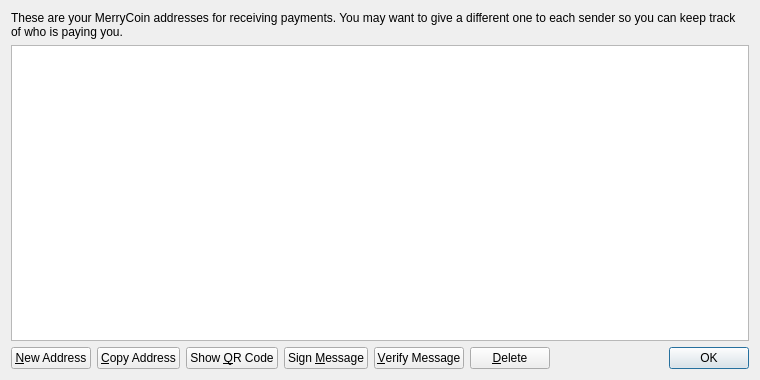
<?xml version="1.0" encoding="UTF-8"?>
<ui version="4.0">
 <class>AddressBookPage</class>
 <widget class="QWidget" name="AddressBookPage">
  <property name="geometry">
   <rect>
    <x>0</x>
    <y>0</y>
    <width>760</width>
    <height>380</height>
   </rect>
  </property>
  <property name="windowTitle">
   <string>Address Book</string>
  </property>
  <layout class="QVBoxLayout" name="verticalLayout">
   <item>
    <widget class="QLabel" name="labelExplanation">
     <property name="text">
      <string>These are your MerryCoin addresses for receiving payments. You may want to give a different one to each sender so you can keep track of who is paying you.</string>
     </property>
     <property name="textFormat">
      <enum>Qt::PlainText</enum>
     </property>
     <property name="wordWrap">
      <bool>true</bool>
     </property>
    </widget>
   </item>
   <item>
    <widget class="QTableView" name="tableView">
     <property name="contextMenuPolicy">
      <enum>Qt::CustomContextMenu</enum>
     </property>
     <property name="toolTip">
      <string>Double-click to edit address or label</string>
     </property>
     <property name="tabKeyNavigation">
      <bool>false</bool>
     </property>
     <property name="alternatingRowColors">
      <bool>true</bool>
     </property>
     <property name="selectionMode">
      <enum>QAbstractItemView::SingleSelection</enum>
     </property>
     <property name="selectionBehavior">
      <enum>QAbstractItemView::SelectRows</enum>
     </property>
     <property name="sortingEnabled">
      <bool>true</bool>
     </property>
     <attribute name="verticalHeaderVisible">
      <bool>false</bool>
     </attribute>
    </widget>
   </item>
   <item>
    <layout class="QHBoxLayout" name="horizontalLayout">
     <item>
      <widget class="QPushButton" name="newAddressButton">
       <property name="toolTip">
        <string>Create a new address</string>
       </property>
       <property name="text">
        <string>&amp;New Address</string>
       </property>
       <property name="icon">
        <iconset resource="../bitcoin.qrc">
         <normaloff>:/icons/add</normaloff>:/icons/add</iconset>
       </property>
      </widget>
     </item>
     <item>
      <widget class="QPushButton" name="copyToClipboard">
       <property name="toolTip">
        <string>Copy the currently selected address to the system clipboard</string>
       </property>
       <property name="text">
        <string>&amp;Copy Address</string>
       </property>
       <property name="icon">
        <iconset resource="../bitcoin.qrc">
         <normaloff>:/icons/editcopy</normaloff>:/icons/editcopy</iconset>
       </property>
      </widget>
     </item>
     <item>
      <widget class="QPushButton" name="showQRCode">
       <property name="text">
        <string>Show &amp;QR Code</string>
       </property>
       <property name="icon">
        <iconset resource="../bitcoin.qrc">
         <normaloff>:/icons/qrcode</normaloff>:/icons/qrcode</iconset>
       </property>
      </widget>
     </item>
     <item>
      <widget class="QPushButton" name="signMessage">
       <property name="toolTip">
        <string>Sign a message to prove you own a MerryCoin address</string>
       </property>
       <property name="text">
        <string>Sign &amp;Message</string>
       </property>
       <property name="icon">
        <iconset resource="../bitcoin.qrc">
         <normaloff>:/icons/edit</normaloff>:/icons/edit</iconset>
       </property>
      </widget>
     </item>
     <item>
      <widget class="QPushButton" name="verifyMessage">
       <property name="toolTip">
        <string>Verify a message to ensure it was signed with a specified MerryCoin address</string>
       </property>
       <property name="text">
        <string>&amp;Verify Message</string>
       </property>
       <property name="icon">
        <iconset resource="../bitcoin.qrc">
         <normaloff>:/icons/transaction_0</normaloff>:/icons/transaction_0</iconset>
       </property>
      </widget>
     </item>
     <item>
      <widget class="QPushButton" name="deleteButton">
       <property name="toolTip">
        <string>Delete the currently selected address from the list</string>
       </property>
       <property name="text">
        <string>&amp;Delete</string>
       </property>
       <property name="icon">
        <iconset resource="../bitcoin.qrc">
         <normaloff>:/icons/remove</normaloff>:/icons/remove</iconset>
       </property>
      </widget>
     </item>
     <item>
      <spacer name="horizontalSpacer">
       <property name="orientation">
        <enum>Qt::Horizontal</enum>
       </property>
       <property name="sizeHint" stdset="0">
        <size>
         <width>40</width>
         <height>20</height>
        </size>
       </property>
      </spacer>
     </item>
     <item>
      <widget class="QDialogButtonBox" name="buttonBox">
       <property name="sizePolicy">
        <sizepolicy hsizetype="Maximum" vsizetype="Fixed">
         <horstretch>0</horstretch>
         <verstretch>0</verstretch>
        </sizepolicy>
       </property>
       <property name="standardButtons">
        <set>QDialogButtonBox::Ok</set>
       </property>
      </widget>
     </item>
    </layout>
   </item>
  </layout>
 </widget>
 <resources>
  <include location="../bitcoin.qrc"/>
 </resources>
 <connections/>
</ui>
